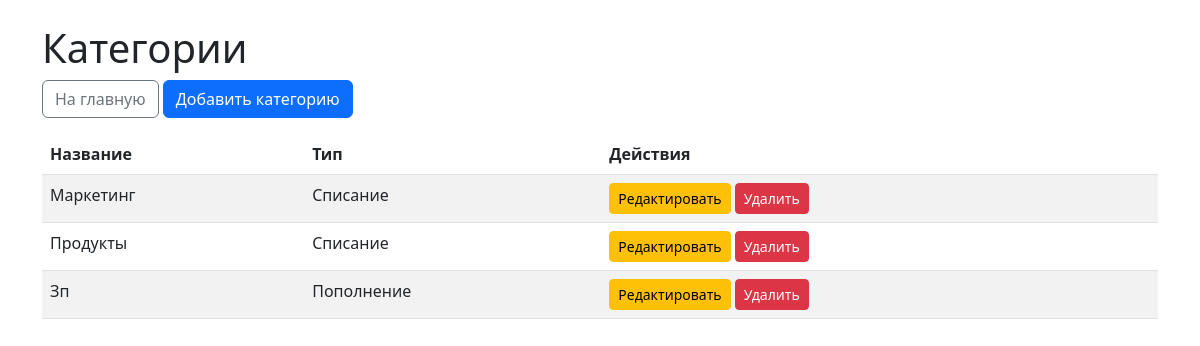
Page /categories/ on the earlier database version.
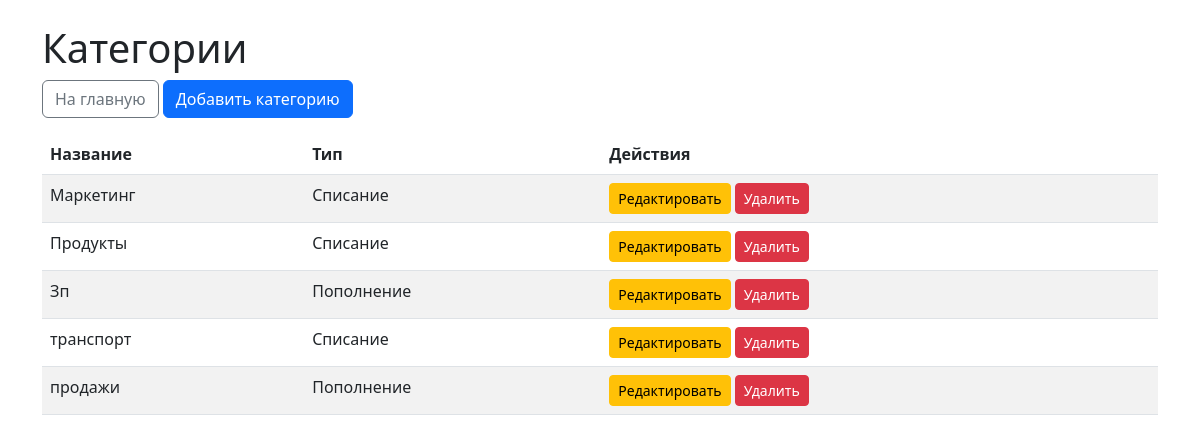
Same page on the later database version.
### dds/models.py (models this page shows, shortened)
class Category(models.Model):
    name = models.CharField(max_length=100, unique=True)
    type = models.ForeignKey(Type, on_delete=models.CASCADE, related_name='categories')
    class Meta:
        verbose_name = 'Категория'
        verbose_name_plural = 'Категории'

class Type(models.Model):
    name = models.CharField(max_length=50, unique=True)
    def __str__(self):
        return self.name
    class Meta:
        verbose_name = 'Тип'
        verbose_name_plural = 'Типы'

### dds/views.py (the view)
# urls.py: path('categories/', views.category_list, name='category_list'),
def category_list(request):
    categories = Category.objects.all()
    return render(request, 'dds/category_list.html', {'categories': categories})

### templates/dds/category_list.html (shortened to what this page needs)
<!DOCTYPE html>
<html lang="ru">
<head>
    <link href="https://cdn.jsdelivr.net/npm/bootstrap@5.3.0/dist/css/bootstrap.min.css" rel="stylesheet">
</head>
<body>
    <div class="container">
        <h1 class="mt-4">Категории</h1>
        <a href="{% url 'cashflow_list' %}" class="btn btn-outline-secondary mb-3">На главную</a>
        <a href="{% url 'category_create' %}" class="btn btn-primary mb-3">Добавить категорию</a>
        <table class="table table-striped">
            <thead>
                <tr>
                    <th>Название</th>
                    <th>Тип</th>
                    <th>Действия</th>
                </tr>
            </thead>
            <tbody>
                {% for category in categories %}
                    <tr>
                        <td>{{ category.name }}</td>
                        <td>{{ category.type }}</td>
                        <td>
                            <a href="{% url 'category_edit' category.pk %}" class="btn btn-sm btn-warning">Редактировать</a>
                            <a href="{% url 'category_delete' category.pk %}" class="btn btn-sm btn-danger">Удалить</a>
                        </td>
                    </tr>
                {% empty %}
                    <tr><td colspan="3" class="text-center">Категории отсутствуют</td></tr>
                {% endfor %}
            </tbody>
        </table>
    </div>
</body>
</html>

Differences in the rows shown:
added Category: name "транспорт", type "Списание"
added Category: name "продажи", type "Пополнение"
